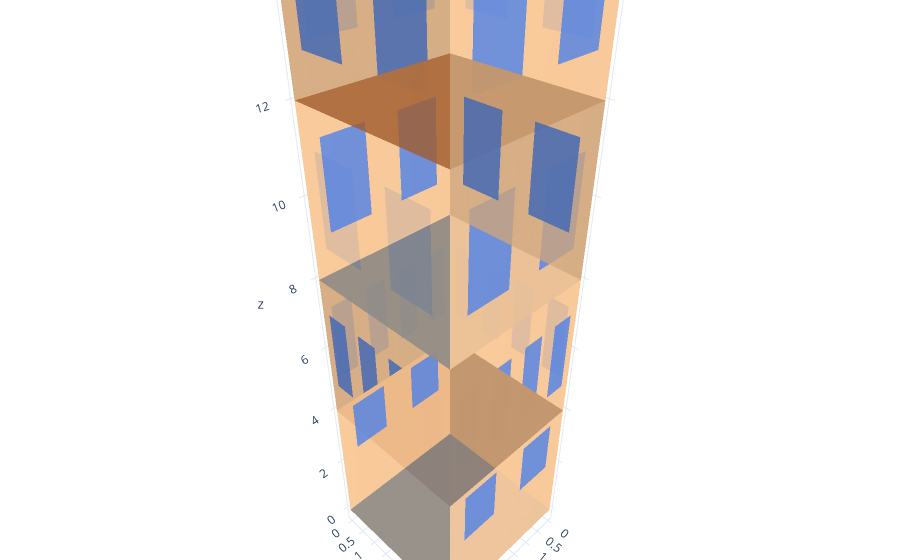

The code cell stored with this chart in its notebook:
### Markdown cell above
# Step 04: Schematic representation of the case study

By running the section below, you will see the simplified shoebox schematic of the case study. Note that, most of the EnergyPlus functionalities are written in Ruby. In the cell below, the EnergyPlus IDF file will be transformed into the OpenStudio Model (OSM) using a pythonic wrapper of Ruby SDK. Then, the schematic of the building will be shown in a Plotly figure.

### Code cell
def convert_idf_to_osm_using_ruby(idf_path, osm_output_path):
    """
    Converts an IDF file to an OSM file using a Ruby script.
    """
    ruby_executable = '/usr/bin/ruby'  # Ensure Ruby is installed and available in Binder environment
    ruby_script_path = './convert_idf_to_osm.rb'  # Use relative path for Ruby script
    
    if not os.path.exists(ruby_script_path):
        raise FileNotFoundError(f"Ruby script not found: {ruby_script_path}")

    env = os.environ.copy()
    env['GEM_HOME'] = './openstudio-3.7.0/Ruby'  
    env['GEM_PATH'] = './openstudio-3.7.0/Ruby'  
    env['RUBYLIB'] = './openstudio-3.7.0/Ruby'
    env['PATH'] = f"{env['PATH']}:/usr/bin"  # Update PATH to include Ruby directory
    
    result = subprocess.run([ruby_executable, ruby_script_path, idf_path, osm_output_path], capture_output=True, text=True, env=env)

    print(f"Standard Output:\n{result.stdout}")
    print(f"Standard Error:\n{result.stderr}")

    if result.returncode == 0:
        print(f"Conversion complete. OSM file saved to {osm_output_path}")
    else:
        raise RuntimeError(f"Conversion failed with exit code {result.returncode}")

idf_path = './Sample2.idf'  
osm_output_path = './Output_Results/converted_model.osm'  

# Convert IDF to OSM using Ruby script
convert_idf_to_osm_using_ruby(idf_path, osm_output_path)

# Load the OSM model using OpenStudio
osm_path = openstudio.path('./Output_Results/converted_model.osm')
translator = openstudio.osversion.VersionTranslator()
model = translator.loadModel(osm_path)

if model.is_initialized():
    model = model.get()
    print("Model loaded successfully")
else:
    print("Failed to load model")
    model = None

# Continue with visualization code

### Figure 1 — Plotly figure (JSON) as saved in the notebook; plotly's stock layout.template omitted (floating-point values rounded to 4 significant figures; data arrays with more than 128 entries replaced by an {"elided": "..."} marker saying what was removed)
{"data": [{"facecolor": {"elided": "120x3 float values"}, "flatshading": true, "i": [0, 0, 4, 4, 8, 8, 12, 12, 16, 16, 20, 20, 24, 24, 28, 28, 32, 32, 36, 36, 40, 40, 44, 44, 48, 48, 52, 52, 56, 56, 60, 60, 64, 64, 68, 68, 72, 72, 76, 76, 80, 80, 84, 84, 88, 88, 92, 92, 96, 96, 100, 100, 104, 104, 108, 108, 112, 112, 116, 116, 120, 120, 124, 124, 128, 128, 132, 132, 136, 136, 140, 140, 144, 144, 148, 148, 152, 152, 156, 156, 160, 160, 164, 164, 168, 168, 172, 172, 176, 176, 180, 180, 184, 184, 188, 188, 192, 192, 196, 196, 200, 200, 204, 204, 208, 208, 212, 212, 216, 216, 220, 220, 224, 224, 228, 228, 232, 232, 236, 236], "j": [1, 2, 5, 6, 9, 10, 13, 14, 17, 18, 21, 22, 25, 26, 29, 30, 33, 34, 37, 38, 41, 42, 45, 46, 49, 50, 53, 54, 57, 58, 61, 62, 65, 66, 69, 70, 73, 74, 77, 78, 81, 82, 85, 86, 89, 90, 93, 94, 97, 98, 101, 102, 105, 106, 109, 110, 113, 114, 117, 118, 121, 122, 125, 126, 129, 130, 133, 134, 137, 138, 141, 142, 145, 146, 149, 150, 153, 154, 157, 158, 161, 162, 165, 166, 169, 170, 173, 174, 177, 178, 181, 182, 185, 186, 189, 190, 193, 194, 197, 198, 201, 202, 205, 206, 209, 210, 213, 214, 217, 218, 221, 222, 225, 226, 229, 230, 233, 234, 237, 238], "k": [2, 3, 6, 7, 10, 11, 14, 15, 18, 19, 22, 23, 26, 27, 30, 31, 34, 35, 38, 39, 42, 43, 46, 47, 50, 51, 54, 55, 58, 59, 62, 63, 66, 67, 70, 71, 74, 75, 78, 79, 82, 83, 86, 87, 90, 91, 94, 95, 98, 99, 102, 103, 106, 107, 110, 111, 114, 115, 118, 119, 122, 123, 126, 127, 130, 131, 134, 135, 138, 139, 142, 143, 146, 147, 150, 151, 154, 155, 158, 159, 162, 163, 166, 167, 170, 171, 174, 175, 178, 179, 182, 183, 186, 187, 190, 191, 194, 195, 198, 199, 202, 203, 206, 207, 210, 211, 214, 215, 218, 219, 222, 223, 226, 227, 230, 231, 234, 235, 238, 239], "opacity": 0.8, "type": "mesh3d", "x": {"elided": "240 float values"}, "y": {"elided": "240 float values"}, "z": {"elided": "240 float values"}}], "layout": {"margin": {"b": 0, "l": 0, "r": 0, "t": 0}, "scene": {"aspectmode": "data", "xaxis": {"showbackground": true}, "yaxis": {"showbackground": true}, "zaxis": {"showbackground": true}}}}
